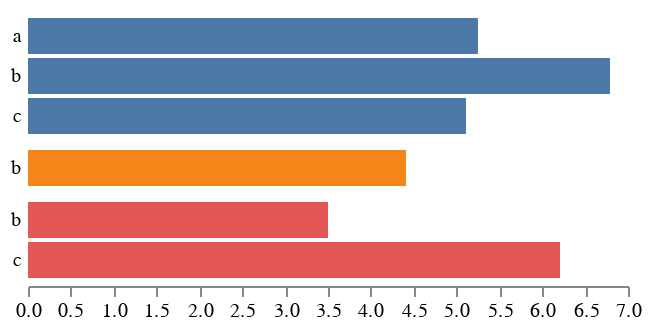

The cell this chart's notebook holds for it:
### Markdown cell above
## Nested Bar Chart

### Code cell
using VegaLite

@vgplot(
    padding=5,
    marks=[
        {
            marks=[
                {
                    encode={
                        update={
                            height={
                                scale="yscale",
                                band=1
                            },
                            stroke={
                                value=nothing
                            },
                            zindex={
                                value=0
                            },
                            y={
                                field="b",
                                scale="yscale"
                            }
                        },
                        hover={
                            stroke={
                                value="firebrick"
                            },
                            zindex={
                                value=1
                            }
                        },
                        enter={
                            x2={
                                field="c",
                                scale="xscale"
                            },
                            x={
                                value=0
                            },
                            strokeWidth={
                                value=2
                            },
                            fill={
                                field="a",
                                scale="color"
                            }
                        }
                    },
                    from={
                        data="faceted_tuples"
                    },
                    type="rect"
                }
            ],
            encode={
                update={
                    y2={
                        field="y1"
                    },
                    y={
                        field="y0"
                    }
                },
                enter={
                    x={
                        value=0
                    },
                    width={
                        signal="width"
                    }
                }
            },
            axes=[
                {
                    domain=false,
                    labelPadding=4,
                    scale="yscale",
                    orient="left",
                    ticks=false
                }
            ],
            scales=[
                {
                    name="yscale",
                    paddingOuter={
                        signal="outerPadding"
                    },
                    paddingInner={
                        signal="innerPadding"
                    },
                    domain={
                        data="faceted_tuples",
                        field="b"
                    },
                    range={
                        step={
                            signal="rangeStep"
                        }
                    },
                    type="band",
                    round=true
                }
            ],
            from={
                data="trellis",
                facet={
                    name="faceted_tuples",
                    data="tuples",
                    groupby="a"
                }
            },
            type="group"
        }
    ],
    axes=[
        {
            domain=true,
            scale="xscale",
            orient="bottom"
        }
    ],
    data=[
        {
            name="tuples",
            values=[
                {
                    c=6.3,
                    b="a",
                    a=0
                },
                {
                    c=4.2,
                    b="a",
                    a=0
                },
                {
                    c=6.8,
                    b="b",
                    a=0
                },
                {
                    c=5.1,
                    b="c",
                    a=0
                },
                {
                    c=4.4,
                    b="b",
                    a=1
                },
                {
                    c=3.5,
                    b="b",
                    a=2
                },
                {
                    c=6.2,
                    b="c",
                    a=2
                }
            ],
            transform=[
                {
                    fields=[
                        "c"
                    ],
                    ops=[
                        "average"
                    ],
                    as=[
                        "c"
                    ],
                    groupby=[
                        "a",
                        "b"
                    ],
                    type="aggregate"
                }
            ]
        },
        {
            name="trellis",
            source="tuples",
            transform=[
                {
                    groupby=[
                        "a"
                    ],
                    type="aggregate"
                },
                {
                    as="span",
                    expr="rangeStep * bandspace(datum.count, innerPadding, outerPadding)",
                    type="formula"
                },
                {
                    field="span",
                    type="stack"
                },
                {
                    field="y1",
                    signal="trellisExtent",
                    type="extent"
                }
            ]
        }
    ],
    scales=[
        {
            name="xscale",
            nice=true,
            zero=true,
            range="width",
            domain={
                data="tuples",
                field="c"
            },
            round=true
        },
        {
            name="color",
            range="category",
            domain={
                data="trellis",
                field="a"
            },
            type="ordinal"
        }
    ],
    width=300,
    autosize="pad",
    signals=[
        {
            name="rangeStep",
            bind={
                step=1,
                max=50,
                min=5,
                input="range"
            },
            value=20
        },
        {
            name="innerPadding",
            bind={
                step=0.01,
                max=0.7,
                min=0,
                input="range"
            },
            value=0.1
        },
        {
            name="outerPadding",
            bind={
                step=0.01,
                max=0.4,
                min=0,
                input="range"
            },
            value=0.2
        },
        {
            name="height",
            update="trellisExtent[1]"
        }
    ]
)

### Figure 1 — Vega specification as saved in the notebook (floating-point values rounded to 4 significant figures)
{"autosize": "pad", "axes": [{"domain": true, "orient": "bottom", "scale": "xscale"}], "data": [{"name": "tuples", "transform": [{"as": ["c"], "fields": ["c"], "groupby": ["a", "b"], "ops": ["average"], "type": "aggregate"}], "values": [{"a": 0, "b": "a", "c": 6.3}, {"a": 0, "b": "a", "c": 4.2}, {"a": 0, "b": "b", "c": 6.8}, {"a": 0, "b": "c", "c": 5.1}, {"a": 1, "b": "b", "c": 4.4}, {"a": 2, "b": "b", "c": 3.5}, {"a": 2, "b": "c", "c": 6.2}]}, {"name": "trellis", "source": "tuples", "transform": [{"groupby": ["a"], "type": "aggregate"}, {"as": "span", "expr": "rangeStep * bandspace(datum.count, innerPadding, outerPadding)", "type": "formula"}, {"field": "span", "type": "stack"}, {"field": "y1", "signal": "trellisExtent", "type": "extent"}]}], "marks": [{"axes": [{"domain": false, "labelPadding": 4, "orient": "left", "scale": "yscale", "ticks": false}], "encode": {"enter": {"width": {"signal": "width"}, "x": {"value": 0}}, "update": {"y": {"field": "y0"}, "y2": {"field": "y1"}}}, "from": {"data": "trellis", "facet": {"data": "tuples", "groupby": "a", "name": "faceted_tuples"}}, "marks": [{"encode": {"enter": {"fill": {"field": "a", "scale": "color"}, "strokeWidth": {"value": 2}, "x": {"value": 0}, "x2": {"field": "c", "scale": "xscale"}}, "hover": {"stroke": {"value": "firebrick"}, "zindex": {"value": 1}}, "update": {"height": {"band": 1, "scale": "yscale"}, "stroke": {"value": null}, "y": {"field": "b", "scale": "yscale"}, "zindex": {"value": 0}}}, "from": {"data": "faceted_tuples"}, "type": "rect"}], "scales": [{"domain": {"data": "faceted_tuples", "field": "b"}, "name": "yscale", "paddingInner": {"signal": "innerPadding"}, "paddingOuter": {"signal": "outerPadding"}, "range": {"step": {"signal": "rangeStep"}}, "round": true, "type": "band"}], "type": "group"}], "padding": 5, "scales": [{"domain": {"data": "tuples", "field": "c"}, "name": "xscale", "nice": true, "range": "width", "round": true, "zero": true}, {"domain": {"data": "trellis", "field": "a"}, "name": "color", "range": "category", "type": "ordinal"}], "signals": [{"bind": {"input": "range", "max": 50, "min": 5, "step": 1}, "name": "rangeStep", "value": 20}, {"bind": {"input": "range", "max": 0.7, "min": 0, "step": 0.01}, "name": "innerPadding", "value": 0.1}, {"bind": {"input": "range", "max": 0.4, "min": 0, "step": 0.01}, "name": "outerPadding", "value": 0.2}, {"name": "height", "update": "trellisExtent[1]"}], "width": 300}
